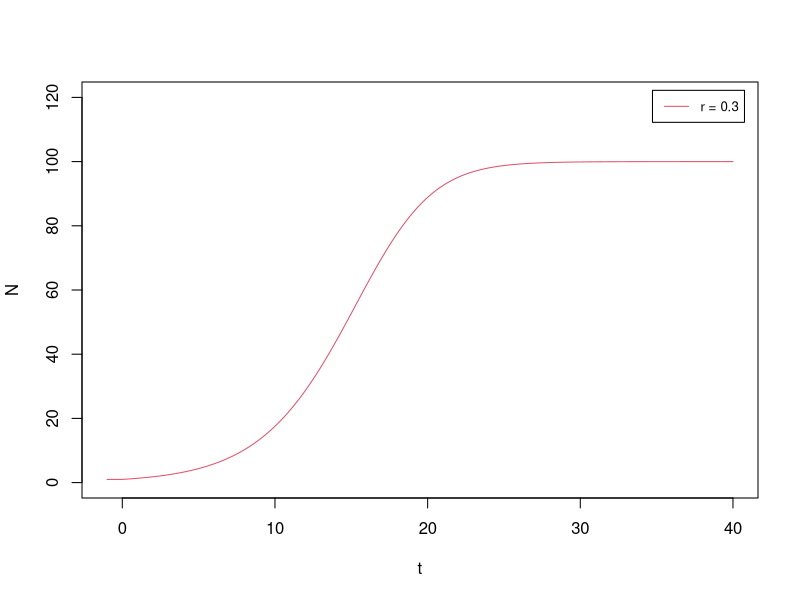
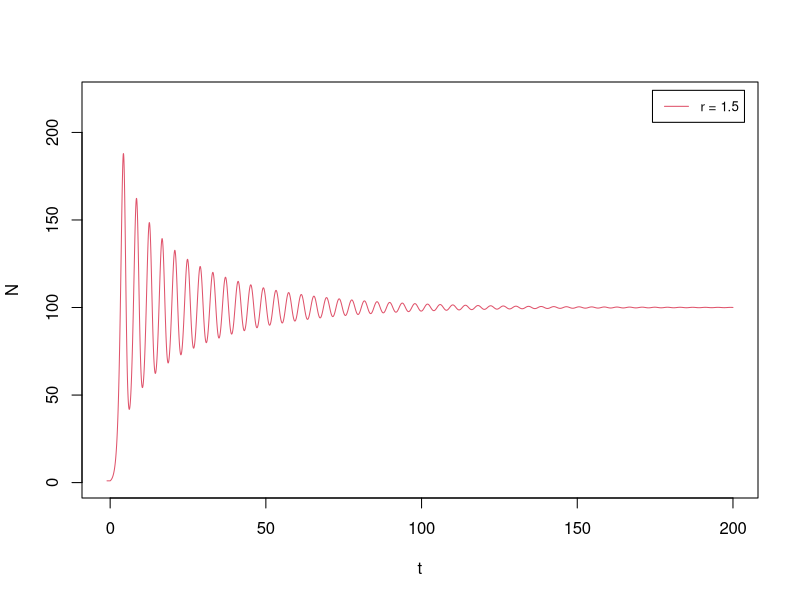
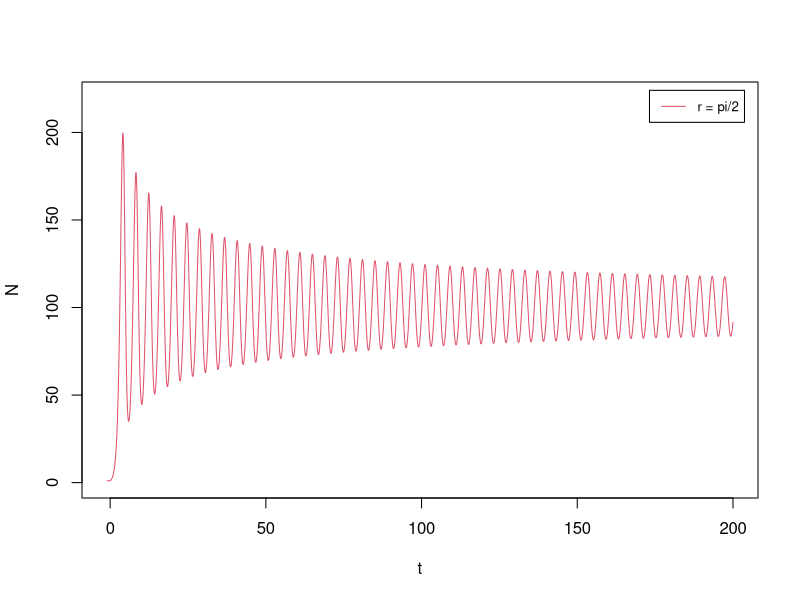
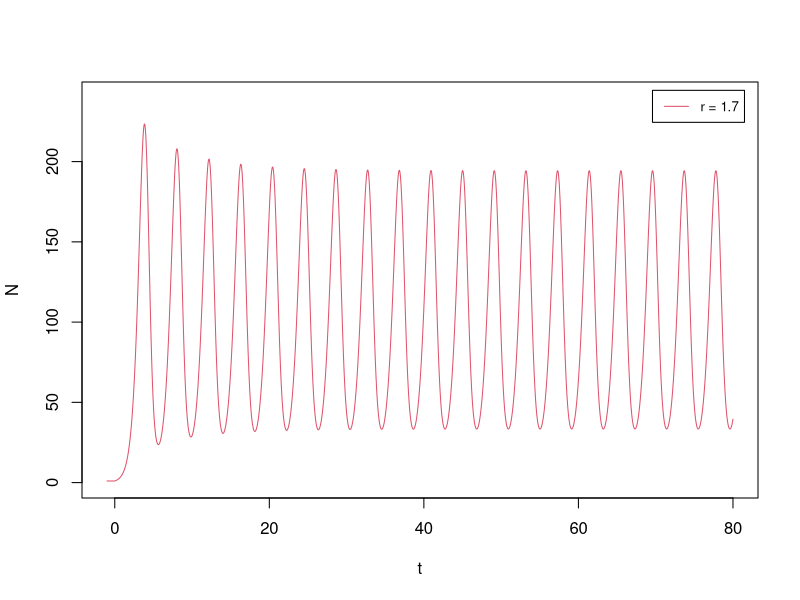
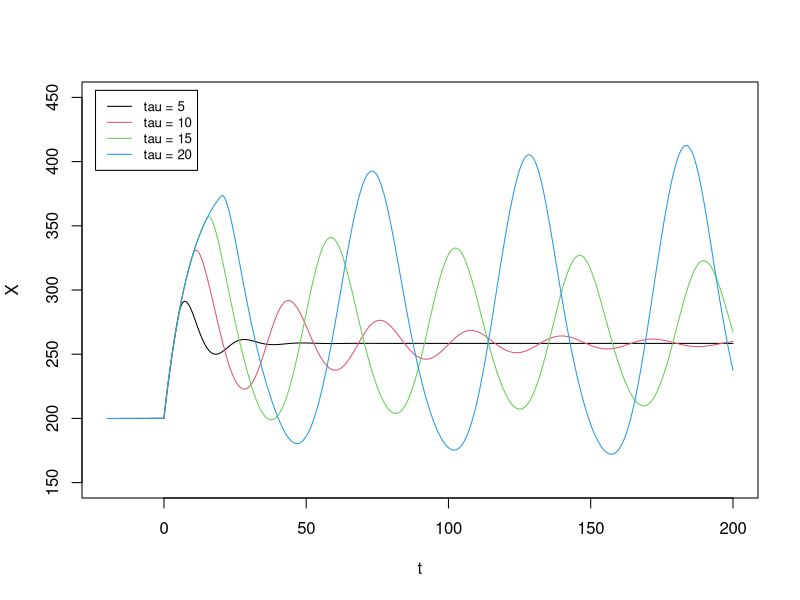
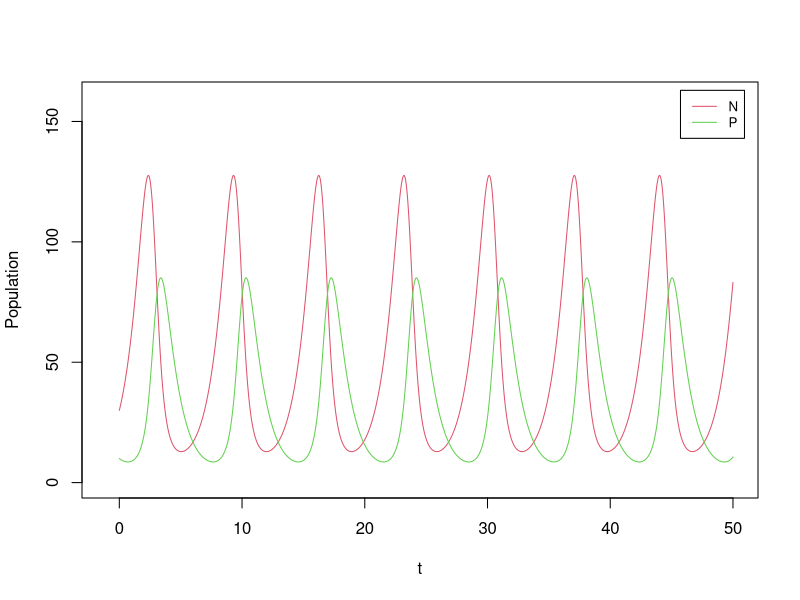
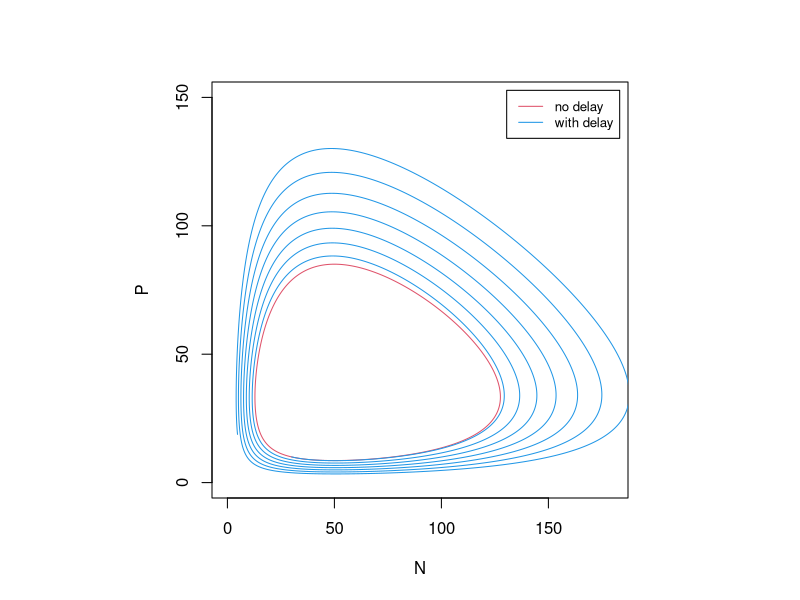

Reproduce these figures in R, in order.
## ---- chunk 1
# Heun (2nd-order) integrator for a DDE with one constant delay (same as Part 4A)
DDE_Heun <- function(derivs, t0, X0, t.total, dt, tau, ...) {
  t_all <- seq(t0 - tau, t.total, by = dt)
  n_all <- length(t_all)
  X_all <- numeric(n_all)
  n_delay <- as.integer(tau / dt)
  X_all[1:(n_delay + 1)] <- X0
  for (i in (n_delay + 1):(n_all - 1)) {
    k1 <- dt * derivs(t_all[i], X_all[i], X_all[i - n_delay], ...)
    X_all[i + 1] <- X_all[i] + k1
    k2 <- dt * derivs(t_all[i + 1], X_all[i + 1], X_all[i + 1 - n_delay], ...)
    X_all[i + 1] <- X_all[i] + (k1 + k2) / 2
  }
  cbind(t_all, X_all)
}
## ---- chunk 2
dN_logistic_delays <- function(t, N, N_old, r, B) r * N * (1 - N_old / B)

# (r, total time, x-max, y-max) for the four regimes
cases <- list(c(0.3, 40, 40, 120), c(1.5, 200, 200, 220),
              c(pi / 2, 200, 200, 220), c(1.7, 80, 80, 240))
labs <- c("r = 0.3", "r = 1.5", "r = pi/2", "r = 1.7")

for (j in seq_along(cases)) {
  cs <- cases[[j]]
  res <- DDE_Heun(dN_logistic_delays, 0, 1, cs[2], 0.01, 1, r = cs[1], B = 100)
  plot(res[, 1], res[, 2], type = "l", col = 2, xlab = "t", ylab = "N",
       xlim = c(-1, cs[3]), ylim = c(0, cs[4]))
  legend("topright", inset = 0.02, legend = labs[j], col = 2, lty = 1, cex = 0.8)
}
## ---- chunk 3
hill_inh <- function(X, X_th, n) 1 / (1 + (X / X_th)^n)

# delayed self-inhibition: repression depends on X at the earlier time (X_old)
f_1g_self_inh_delays <- function(t, X, X_old, g0, g1, X_th, n, k) {
  g0 + g1 * hill_inh(X_old, X_th, n) - k * X
}

tau_all <- seq(5, 20, 5)
plot(NULL, xlab = "t", ylab = "X", xlim = c(-20, 200), ylim = c(150, 450))
for (j in seq_along(tau_all)) {
  res <- DDE_Heun(f_1g_self_inh_delays, 0, 200, 200, 0.01, tau_all[j],
                  g0 = 10, g1 = 60, X_th = 200, n = 4, k = 0.1)
  lines(res[, 1], res[, 2], col = j)
}
legend("topleft", inset = 0.02, legend = paste0("tau = ", tau_all),
       col = seq_along(tau_all), lty = 1, cex = 0.8)
## ---- chunk 4
# Lotka-Volterra with delays; Xs is (N, P) now, Xs_old is (N, P) a delay ago
derivs_LV_delays <- function(t, Xs, Xs_old, a, b, c, d) {
  c(Xs[1] * (a - b * Xs_old[2]), Xs[2] * (c * Xs_old[1] - d))
}

# Heun DDE integrator for a generic multi-variable system (vector state + history)
DDE_Heun_generic <- function(derivs, t0, X0, t.total, dt, tau, ...) {
  t_all <- seq(t0 - tau, t.total, by = dt)
  nt <- length(t_all)
  X_all <- matrix(0, nt, length(X0))
  n_delay <- as.integer(tau / dt)
  for (i in 1:(n_delay + 1)) X_all[i, ] <- X0
  for (i in (n_delay + 1):(nt - 1)) {
    k1 <- dt * derivs(t_all[i], X_all[i, ], X_all[i - n_delay, ], ...)
    X_all[i + 1, ] <- X_all[i, ] + k1
    k2 <- dt * derivs(t_all[i + 1], X_all[i + 1, ], X_all[i + 1 - n_delay, ], ...)
    X_all[i + 1, ] <- X_all[i, ] + (k1 + k2) / 2
  }
  cbind(t_all, X_all)
}
## ---- chunk 5
a <- 1; b <- 0.03; c <- 0.02; d <- 1; X0 <- c(30, 10)
res_nodelay <- DDE_Heun_generic(derivs_LV_delays, 0, X0, 50, 0.01, 0,    a, b, c, d)
res_delay   <- DDE_Heun_generic(derivs_LV_delays, 0, X0, 50, 0.01, 0.01, a, b, c, d)

# time courses without delay: the usual oscillation
plot(res_nodelay[, 1], res_nodelay[, 2], type = "l", col = 2, xlab = "t",
     ylab = "Population", xlim = c(-1, 50), ylim = c(0, 160))
lines(res_nodelay[, 1], res_nodelay[, 3], col = 3)
legend("topright", inset = 0.02, legend = c("N", "P"), col = c(2, 3), lty = 1, cex = 0.8)
## ---- chunk 6
#| fig-width: 5
#| fig-height: 5
# phase plane: the delay turns the closed orbit into an outward spiral
par(pty = "s")   # square plot region
plot(res_nodelay[, 2], res_nodelay[, 3], type = "l", col = 2, xlab = "N", ylab = "P",
     xlim = c(0, 180), ylim = c(0, 150))
lines(res_delay[, 2], res_delay[, 3], col = 4)
legend("topright", inset = 0.02, legend = c("no delay", "with delay"),
       col = c(2, 4), lty = 1, cex = 0.8)
